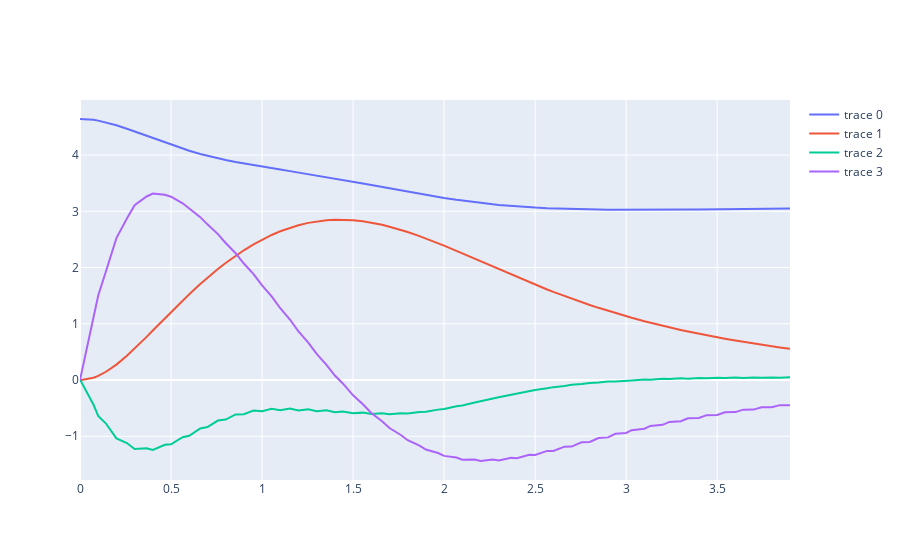

Here is the notebook cell this chart was saved with:
### Code cell
x_nom = torch.tensor([np.pi, 0., 0., 0.], dtype=vf.dtype)
u_nom = torch.zeros(vf.u_dim[0], dtype=vf.dtype)
Q = torch.diag(torch.tensor([.1, .1, .1, .1]))
R = torch.diag(torch.tensor([.01, .01]))
ctrl, S = controllers.get_lqr_controller(sys.dx, x_nom, u_nom, Q, R, vf.u_lo[0], vf.u_up[0])

ctrl = controllers.get_limited_lookahead_controller(get_value_function(offline_horizon)[0])

x0 = torch.tensor([np.pi+1.5, 0., 0., 0.], dtype=vf.dtype)
x_traj_sim, t_traj_sim = controllers.sim_ctrl(x0, vf.u_dim[0], sys.dx, ctrl, .1, 40)

fig = go.Figure()
for i in range(4):
    fig.add_trace(go.Scatter(
        x=t_traj_sim,
        y=x_traj_sim[i,:]
    ))
fig.show()
